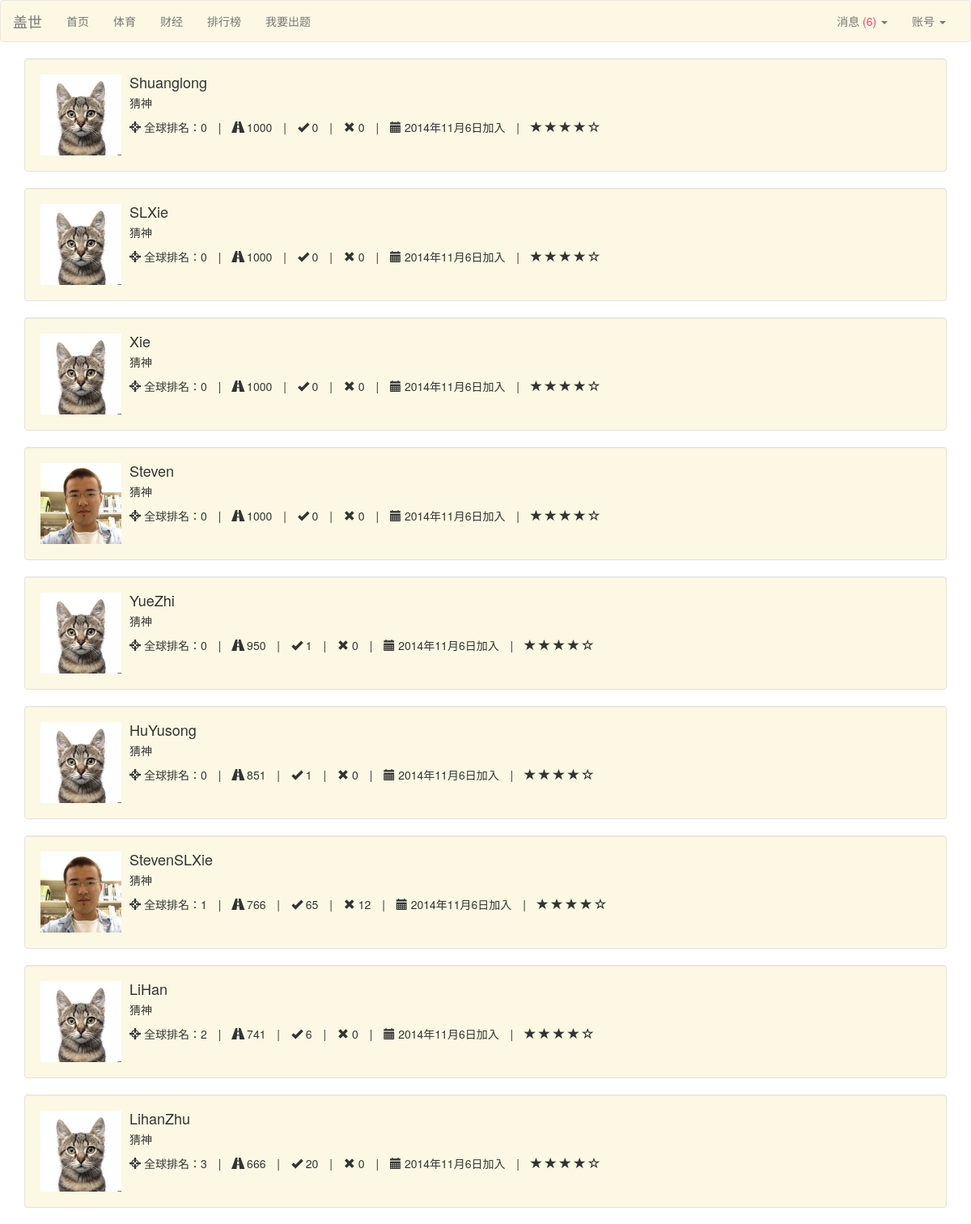
Page /leaderboard (signed in) on the earlier database version.
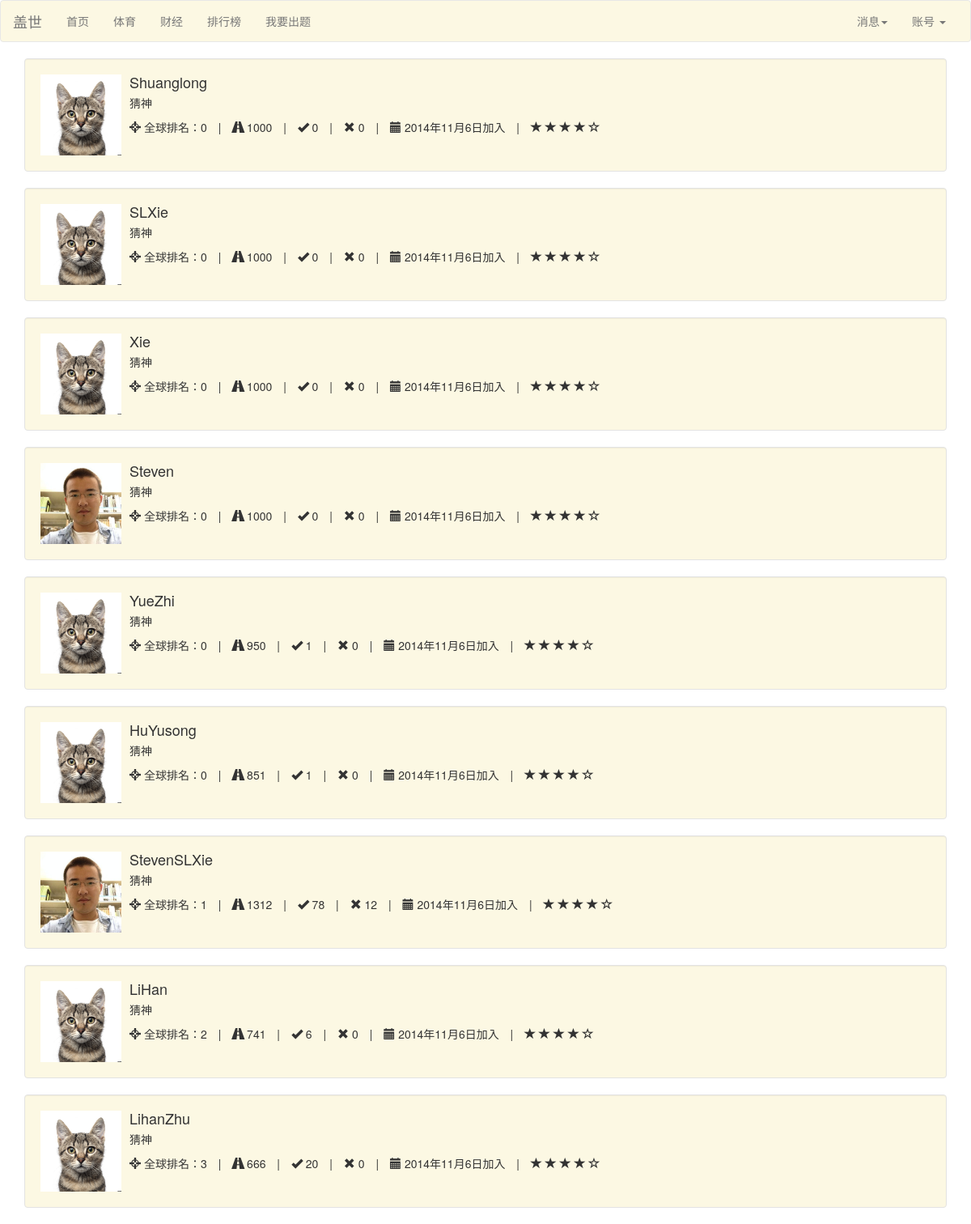
Same page on the later database version.
### Guess/models.py (models this page shows)
class Person(models.Model):
	user = models.OneToOneField(User)
	point = models.IntegerField(default=1000)
	photo = models.FileField(upload_to='%Y/%m/%d/', default= 'cat.jpg')
	expertise = models.ManyToManyField(PersonTag)
	win = models.IntegerField(default=0)
	lose = models.IntegerField(default=0)
	game = models.IntegerField(default=0)
	rank = models.IntegerField(default=0)
	class Meta:
		ordering = ('point', 'win',)

### Guess/views.py (the view)
# urls.py: url(r'^leaderboard$', 'Guess.views.leaderboard', name='leaderboard'),
def leaderboard(request):
	if not request.user.is_authenticated():
		return redirect(reverse('login'))
	cur_person = Person.objects.get(user=request.user)
	persons = Person.objects.all().order_by('rank','-point','-win')
	para = {}
	para['persons'] = persons
	para = encap_para(para, cur_person)
	return render(request,'leaderboard.html',para)

### Guess/views.py (called while the page is built)
def find_unread(person):
	return Message.objects.filter(owner=person, read=False)

def encap_para(para,person):
	messages = find_unread(person)
	para['unread'] = len(messages)
	para['messages'] = messages
	return para

### Guess/templates/leaderboard.html (shortened to what this page needs)
{% load bootstrap3 %}
{% include "nav_bar.html" %}
<link rel="stylesheet" href="http://cdnjs.cloudflare.com/ajax/libs/font-awesome/4.1.0/css/font-awesome.min.css"/>
{% for person in persons %}
<div class="container">
  <div class="well well-frame-c">
      <div class="media">
      	<a class="pull-left" href="#">
            		<img class="media-object" src="/static/images/{{ person.photo.url }}" height="100" width="100">
  		</a>
  		<div class="media-body">
            <h4 class="media-heading">{{ person.user }}</h4>
             <p>猜神</p>
          <ul class="list-inline list-unstyled">
            <li><span><i class="glyphicon glyphicon-screenshot"></i> 全球排名：{{ person.rank }} </span></li>
            <li>|</li>
            <li><span><i class="glyphicon glyphicon-road"></i> {{ person.point }}</span></li>
            <li>|</li>
            <li><span><i class="glyphicon glyphicon-ok"></i> {{ person.win }}</span></li>
            <li>|</li>
            <li><span><i class="glyphicon glyphicon-remove"></i> {{ person.lose }}</span></li>
            <li>|</li>
            <li><span><i class="glyphicon glyphicon-calendar"></i> 2014年11月6日加入 </span></li>
            <li>|</li>
            <li>
               <span class="glyphicon glyphicon-star"></span>
                        <span class="glyphicon glyphicon-star"></span>
                        <span class="glyphicon glyphicon-star"></span>
                        <span class="glyphicon glyphicon-star"></span>
                        <span class="glyphicon glyphicon-star-empty"></span>
            </li>
			</ul>
       </div>
    </div>
  </div>
</div>
{% endfor %}

### Guess/templates/nav_bar.html (shortened to what this page needs)
<head>
    <link href='static/bootstrap/css/bootstrap.min.css' rel='stylesheet'>
</head>
<nav class="navbar navbar-default nav-frame-c" role="navigation">
  <div class="container-fluid">
    <div class="navbar-header">
      <a class="navbar-brand" href="{% url 'home' %}">盖世</a>
    </div>
    <div class="collapse navbar-collapse" id="bs-example-navbar-collapse-1">
      <ul class="nav navbar-nav">
        <li><a href="{% url 'home' %}">首页</a></li>
        <li><a href="{% url 'sports' %}">体育</a></li>
        <li><a href="{% url 'finance' %}">财经</a></li>
        <li><a href="{% url 'leaderboard' %}">排行榜</a></li>
        <li><a href="{% url 'proposal' %}">我要出题</a></li>
      </ul>
      <ul class="nav navbar-nav navbar-right">
        <li class="dropdown">
            {% if unread == 0 %}
            <a id="notifications" href="#" class="dropdown-toggle" data-toggle="dropdown">消息<span class="caret"></span></a>
            {% else %}
            <a id="notifications" href="#" class="dropdown-toggle" data-toggle="dropdown">消息<span class="unread"> ({{ unread }})</span> <span class="caret"></span></a>
            {% endif %}
        </li>
        <li class="dropdown">
          <a id="account_dropdown" href="#" class="dropdown-toggle" data-toggle="dropdown">账号 <span class="caret"></span></a>
        </li>
      </ul>
    </div>
  </div>
</nav>

### Guess/templates/nav_bar.html (style rules this page uses)
.nav-frame-c { background: rgba(252,248,227,1); }

### Guess/templates/leaderboard.html (style rules this page uses)
.well-frame-c { background: rgba(252,248,227,1); }

Differences in the rows shown:
changed Person "StevenSLXie": point "766" → "1312"; win "65" → "78"
Other differences:
{{ unread }}: "6" → (not shown)
